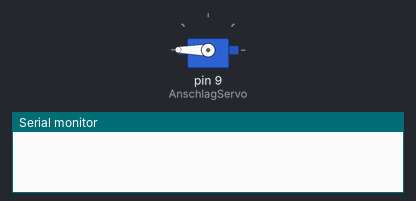
This sketch was run on a simulated Arduino Uno, built with avr-gcc and run on an emulated ATmega328P. Parts: servo, the last lines printed to the serial monitor.

Above: at 0.05 s.
At 4.0 s:
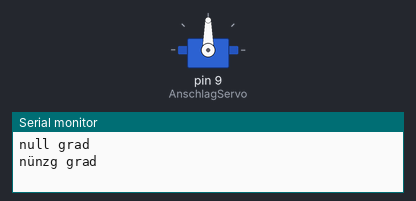
Timing chart, 0 to 5.2 s (numbered marks = the images above):
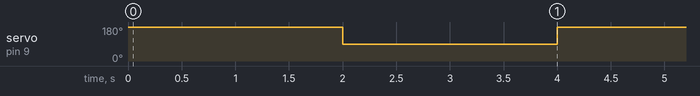

The sketch:

ServoMotor.ino
```cpp
#include <Servo.h>

//Servoansteuerung, 90 Grad, um den Anschlag zu machen.

Servo AnschlagServo;

void setup() {

  AnschlagServo.attach(9);

  Serial.begin(9600);

    AnschlagServo.write(0);

}

void loop() {


  AnschlagServo.write(180);

  delay(2000);
  Serial.println("null grad");

  AnschlagServo.write(90);
  Serial.println("nünzg grad");
  delay(2000);

}
```

Measured:
- by itself, servo on pin 9 (AnschlagServo): alternates 180° for 2.0 s and 90° for 2.0 s
